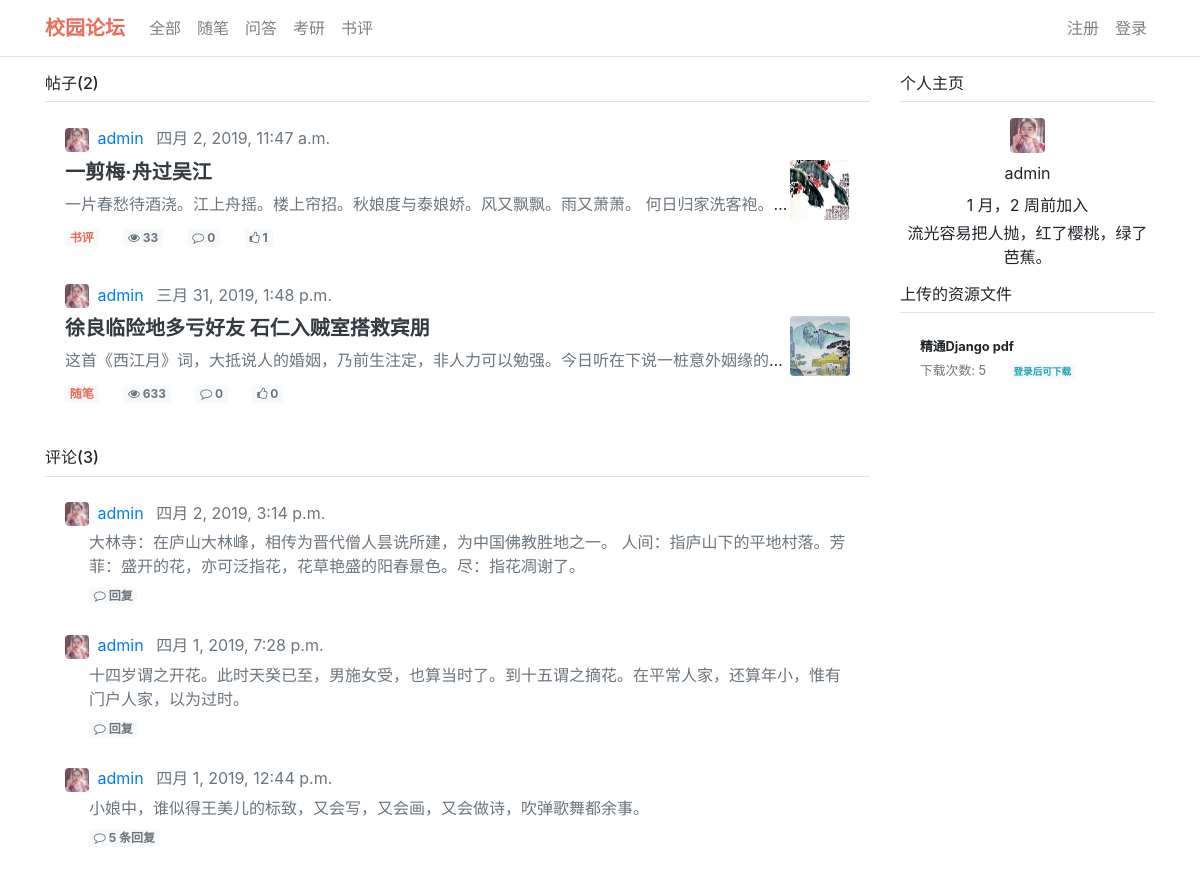
Screenshot of /user/home/2/ with the database file from the repository.
### posts/models.py (models this page shows, shortened)
class Topic(models.Model):
    title = models.CharField(max_length=32, verbose_name='板块名')
    user = models.ForeignKey(settings.AUTH_USER_MODEL, on_delete=models.CASCADE,
                             related_name='user_topics', verbose_name='版主')
    created = models.DateTimeField(auto_now_add=True, verbose_name='发布时间')
    class Meta:
        verbose_name = '版块'
        verbose_name_plural = verbose_name
        ordering = ('-created',)
    def get_absolute_url(self):
        return reverse('posts:topic-detail', args=[self.pk])
    def __str__(self):
        return self.title

class Post(models.Model):
    title = models.CharField(max_length=64, verbose_name='标题')
    content = models.TextField(verbose_name='内容')
    cover_image = models.ImageField(upload_to='image/post/cover/',
                                    blank=True, null=True, verbose_name='封面图(可选项)')
    user = models.ForeignKey(settings.AUTH_USER_MODEL, on_delete=models.CASCADE,
                             related_name='user_posts', verbose_name='作者')
    topic = models.ForeignKey('Topic', on_delete=models.CASCADE, related_name='topic_posts',
                              null=True, blank=True, verbose_name='所属版块(可选项)')
    src_url = models.CharField(max_length=200, blank=True, null=True, verbose_name='原文链接(可选项)')
    like_users = models.ManyToManyField(settings.AUTH_USER_MODEL, blank=True,
                                        related_name='like_posts', verbose_name='点赞的用户')
    like_count = models.PositiveIntegerField(default=0, verbose_name='点赞数')
    view_count = models.PositiveIntegerField(default=0, verbose_name='浏览量')
    is_sticky = models.BooleanField(default=False, verbose_name='是否顶置')
    created = models.DateTimeField(auto_now_add=True, verbose_name='发布时间')
    def get_absolute_url(self):
        return reverse('posts:post-detail', args=[self.pk])
    def get_review_count(self):
        return self.post_reviews.count()
    class Meta:
        verbose_name = '帖子'
        verbose_name_plural = verbose_name
        ordering = ('-is_sticky','-created')

### users/models.py (models this page shows)
class UserProfile(AbstractUser):
    nickname = models.CharField(max_length=32,
                                blank=True, null=True,
                                verbose_name='昵称')
    signature = models.CharField(max_length=128,
                                 blank=True, null=True,
                                 verbose_name='个性签名',
                                 default='这家伙很懒，什么都没有留下！')
    avatar = models.ImageField(upload_to='image/user/avatar', blank=True,
                               default='image/default_avatar.png', verbose_name='头像')
    class Meta:
        verbose_name = '用户'
        verbose_name_plural = verbose_name
    def get_absolute_url(self):
        return reverse('users:user-home', args=[self.pk])
    def __str__(self):
        if self.nickname:
            return self.nickname
        else:
            return self.username

### reviews/models.py (models this page shows, shortened)
class Review(models.Model):
    content = models.TextField(verbose_name='内容')
    post = models.ForeignKey(Post, on_delete=models.CASCADE,
                             related_name='post_reviews',
                             verbose_name='所属帖子')
    user = models.ForeignKey(settings.AUTH_USER_MODEL,
                             on_delete=models.CASCADE,
                             related_name='user_reviews',
                             verbose_name='用户')
    like_users = models.ManyToManyField(settings.AUTH_USER_MODEL, blank=True,
                                        related_name='like_reviews',
                                        verbose_name='点赞的用户')
    like_count = models.PositiveIntegerField(default=0, verbose_name='点赞数')
    created = models.DateTimeField(auto_now_add=True, verbose_name='创建时间')
    class Meta:
        verbose_name = '评论'
        verbose_name_plural = verbose_name
        ordering = ('-created',)
    def get_absolute_url(self):
        return reverse('reviews:review-detail', args=[self.pk])
    def get_reply_count(self):
        return self.review_replies.count()

### resources/models.py (models this page shows, shortened)
class Resource(models.Model):
    title = models.CharField(max_length=64, verbose_name='资源文件名')
    src = models.FileField(upload_to='resources/file', verbose_name='资源文件')
    download_count = models.PositiveIntegerField(default=0, verbose_name='下载次数')
    user = models.ForeignKey(settings.AUTH_USER_MODEL,
                             on_delete=models.CASCADE,
                             related_name='user_resources',
                             verbose_name='上传者')
    created = models.DateTimeField(auto_now_add=True, verbose_name='上传时间')
    class Meta:
        verbose_name = '资源文件'
        verbose_name_plural = verbose_name
        ordering = ('-created', )

### users/views.py (the view)
# urls.py: path('home/<int:user_id>/', UserHome.as_view(), name='user-home'),
class UserHome(View):
    def get(self, request, user_id):
        user = get_object_or_404(UserProfile, id=int(user_id))
        posts = user.user_posts.all()
        reviews = user.user_reviews.all()
        replies = user.user_replies.all()
        resources = user.user_resources.all()
        return render(request, 'users/home.html', {
            'user': user,
            'posts': posts,
            'reviews': reviews,
            'replies': replies,
            'resources': resources,
        })

### posts/templatetags/post_tags.py (called while the page is built)
@register.simple_tag
def get_topic_list():
    return Topic.objects.all().order_by('created')

### templates/users/home.html (shortened to what this page needs)
{% extends 'base.html' %}
{% block content %}
    <div class="row mb-5">
        <div class="col-md-9">
            <h6 class="border-bottom border-gray pb-2">帖子({{ posts.count }})</h6>
            <div class="user-post-list">
                {% include 'posts/list-home.html' with posts=posts %}
            </div>
            <h6 class="border-bottom border-gray pb-2 mt-4">评论({{ reviews.count }})</h6>
            <div class="user-post-list">
                {% include 'reviews/review-list-home.html' with reviews=reviews %}
            </div>
        </div>
        <div class="col-md-3">
            <h6 class="border-bottom border-gray pb-2">个人主页</h6>
            <div class="user-info text-center">
                <div class="mt-3">
                    <img class="user-avatar-post rounded" src="{{ user.avatar.url }}" alt="">
                </div>
                <div class="mt-2">
                    <span>{{ user }}</span>
                </div>
                <div class="mt-2">
                    <span>{{ user.date_joined|timesince }}前加入</span>
                </div>
                <div class="mt-1">
                    <span>{{ user.signature }}</span>
                </div>
            </div>
            <h6 class="border-bottom border-gray pb-2 mt-3">上传的资源文件</h6>
            <div class="list-group list-group-flush">
                {% for resource in resources %}
                    {% include 'resources/hot-item.html' with resource=resource %}
                {% endfor %}
            </div>
        </div>
    </div>
{% endblock %}

### templates/base.html (shortened to what this page needs)
<!DOCTYPE html>
{% load static %}
{% load staticfiles %}
{% load post_tags %}
<html lang="zh-cn">
	<head>
    	<link rel="stylesheet" href="{% static 'css/bootstrap.min.css' %}" />
        <link href="{% static 'css/font-awesome.min.css' %}" rel='stylesheet'>
        <link href="{% static 'css/animate.min.css' %}" rel='stylesheet'>
    	<link rel="stylesheet" href="{% static 'css/app.css' %}" />
	</head>
	<body class="">
		<nav class="navbar navbar-expand-xl navbar-light bg-white fixed-top border border-left-0 border-right-0 border-top-0 border-gery">
			<div class="container">
                <a class="navbar-brand" href="{% url 'index' %}"> <strong class="text-red">校园论坛</strong> </a>
			  	<div class="collapse navbar-collapse" id="navbarSupportedContent">
                    <ul class="navbar-nav mr-auto">
                        <li class="nav-item">
                            <a class="nav-link"
                               href="{% url 'index' %}">
                                <span class="{% ifequal 'index' current_page %} text-red {% endifequal %}">
                                     全部
                                </span>
                            </a>
                        </li>
                        {% get_topic_list as topics %}
                        {% for topic in topics %}
                            <li class="nav-item">
                                <a class="nav-link"
                                   href="{{ topic.get_absolute_url }}">
                                    <span class="{% ifequal topic.id topic_id %} text-red {% endifequal %}">
                                         {{ topic }}
                                    </span>
                                </a>
                            </li>
                        {% endfor %}
                    </ul>
                    <form class="form-inline my-2 my-lg-0">
                        <ul class="navbar-nav mr-auto">
                             {% if request.user.is_authenticated %}
                              <li class="nav-item dropdown mr-3">
                                <a class="nav-link dropdown-toggle" href="" id="navbarDropdown" role="button" data-toggle="dropdown" aria-haspopup="true" aria-expanded="false">
                                    <img class="user-avatar-nav rounded" src="{{ request.user.avatar.url }}" alt="avatar" />
                                </a>
                                <div class="dropdown-menu" aria-labelledby="navbarDropdown">
                                    <a  class="dropdown-item" href="{{ request.user.get_absolute_url }}"><i class="fa fa-user-o" aria-hidden="true"></i> 个人主页</a>
                                    <a href="javascript:void(0)" class="dropdown-item logout"><i class="fa fa-sign-out" aria-hidden="true"></i> 退出登录</a>
                                </div>
                              </li>
                             <a href="{% url 'posts:add-post' %}"
                                class="btn btn-outline-danger pt-2">
                                <i class="fa fa-pencil" aria-hidden="true"></i> 发帖子
                             </a>
                          {% else %}
                             <li class="nav-item">
                                <a class="nav-link" href="{% url 'users:user-register' %}">
                                    <span class="{% ifequal 'register' current_page %} text-red {% endifequal %}">
                                        注册
                                    </span>
                                </a>
                             </li>
                            <li class="nav-item">
                                <a class="nav-link" href="{% url 'users:user-login' %}">登录</a>
                            </li>
                          {% endif %}
                       </ul>
                    </form>
			    </div>
			</div>
		</nav>
		<div class="main container" style="margin-top:74px">
            {% block content %}
            {% endblock %}
		</div>
	</body>
</html>

### templates/posts/list-home.html
<div class="list-group list-group-flush">
    {% for post in posts %}
        {% include 'posts/item-home.html' with post=post %}
    {% endfor %}
</div>

### templates/posts/item-home.html
{% load staticfiles %}
<li class="list-group-item mt-1 border-0">
    <div class="post-{{ post.id }}">
        <div class="user-info m-auto text-muted">
            <img class="user-avatar-nav rounded" src="{{ post.user.avatar.url }}" alt="avatar">
            <a href="{{ post.user.get_absolute_url }}">
                <span class="ml-1 mr-2 mt">{{ post.user }}</span>
            </a>
            <span class="">{{ post.created }}</span>
        </div>
        <div class="post-info">
            <div class="d-flex">
                <div class="post-content text-truncate">
                    <h5 class="mt-2 mb-2 text-dark">
                        <a href="{{ post.get_absolute_url }}" class="text-dark">
                           <strong> {{ post.title }}</strong>
                        </a>
                    </h5>
                    <span class="text-muted">
                        {{ post.content }}
                    </span>
                </div>
                <div class="float-right mt-2">
                    {% if post.cover_image %}
                        <img class="img-responsive rounded" style="height: 60px; width: 60px" src="{{ post.cover_image.url }}" alt="">
                    {% endif %}
                </div>
            </div>
        </div>
        <div class="post-meta mt-1 mb-2">
            {% if post.topic %}
                <a href="{{ post.topic.get_absolute_url }}" class="text-red card-link badge badge-light">{{ post.topic }}</a>
            {% endif %}
            <a class="card-link  badge badge-light text-muted">
                <i class="fa fa-eye" aria-hidden="true"></i> {{ post.view_count }}
            </a>
            <a class="card-link badge badge-light text-muted">
                <i class="fa fa-comment-o" aria-hidden="true"></i> {{ post.get_review_count }}
            </a>
            <a class="card-link badge badge-light text-muted">
                <i class="fa fa-thumbs-o-up" aria-hidden="true"></i> {{ post.like_count }}
            </a>
        </div>
    </div>
</li>

### templates/reviews/review-list-home.html
<div class="list-group list-group-flush">
    {% for review in reviews %}
        {% include 'reviews/review-item-home.html' with review=review %}
    {% endfor %}
</div>

### templates/reviews/review-item-home.html (shortened to what this page needs)
{% load staticfiles %}
{% load review_tags %}
<li class="list-group-item mt-1 border-0">
    <div class="review-{{ review.id }}">
        <div class="user-info m-auto text-muted">
            <img class="user-avatar-nav rounded" src="{{ review.user.avatar.url }}" alt="avatar">
            <a href="{{ review.user.get_absolute_url }}">
                <span class="ml-1 mr-2 mt">{{ review.user }}</span>
            </a>
            <span class="">{{ review.created }}</span>
        </div>
        <div class="review-info">
            <div class="review-content ml-4 mt-1">
                <span class="text-muted">
                    {{ review.content }}
                </span>
            </div>
            <div class="review-meta mt-1 ml-4">
                <span class="text-muted">
                    <a target="_blank" href="{{ review.get_absolute_url }}" class="card-link badge badge-light text-muted">
                        <i class="fa fa-comment-o" aria-hidden="true"></i>
                        {% if review.get_reply_count %}
                            {{ review.get_reply_count }} 条回复
                        {% else %}
                            回复
                        {% endif %}
                    </a>
                </span>
            </div>
        </div>
    </div>
</li>

### templates/resources/hot-item.html
<li class="list-group-item mt-1 border-0">
    <div class="resource-{{ resource.id }}">
        <div class="d-flex justify-content-between small">
            <span><strong>{{ resource.title }}</strong></span>
        </div>
        <div class="small mt-1">
            <span class="text-muted card-link">
               下载次数: <span id="download-count">{{ resource.download_count }}</span>
            </span>
            {% if request.user.is_authenticated %}
                <span class="card-link text-muted">
                    <a href="{{ resource.src.url }}" download="" data-rid="{{ resource.id }}"
                       class="badge badge-light text-success download">下载</a>
                </span>
            {% else %}
                <span class="card-link text-muted">
                    <a href="{% url 'users:user-login' %}" class="badge badge-light text-info">登录后可下载</a>
                </span>
            {% endif %}
        </div>
    </div>
</li>

### static/css/app.css (style rules this page uses)
.user-avatar-nav { width: 24px; height: 24px; }
.user-avatar-post { width: 35px; height: 35px; }
.text-red { color: #ea6f5a; }

### rows the page displays
Topic: title "随笔"
Topic: title "问答"
Topic: title "考研"
Topic: title "书评"
UserProfile: count "2", count "3", avatar (picture), nickname+username "admin", date_joined "1 月，2 周", signature "流光容易把人抛，红了樱桃，绿了芭蕉。"
Post: user.avatar (picture), user "admin", created "四月 2, 2019, 11:47 a.m.", title "一剪梅·舟过吴江", content "一片春愁待酒浇。江上舟摇。楼上帘招。秋娘度与泰娘娇。风又飘飘。雨又萧萧。 何日归家洗客袍。…", cover_image (picture), topic "书评", view_count "33", get_review_count "0", like_count "1"
Post: user.avatar (picture), user "admin", created "三月 31, 2019, 1:48 p.m.", title "徐良临险地多亏好友 石仁入贼室搭救宾朋", content "这首《西江月》词，大抵说人的婚姻，乃前生注定，非人力可以勉强。今日听在下说一桩意外姻缘的…", cover_image (picture), topic "随笔", view_count "633", get_review_count "0", like_count "0"
Review: user.avatar (picture), user "admin", created "四月 2, 2019, 3:14 p.m.", content "大林寺：在庐山大林峰，相传为晋代僧人昙诜所建，为中国佛教胜地之一。 人间：指庐山下的平地村落。芳菲：盛开的花，亦可泛指花，花草艳盛的阳春景色。尽：指花凋谢了。", shows "回复"
Review: user.avatar (picture), user "admin", created "四月 1, 2019, 7:28 p.m.", content "十四岁谓之开花。此时天癸已至，男施女受，也算当时了。到十五谓之摘花。在平常人家，还算年小，惟有门户人家，以为过时。", shows "回复"
Review: user.avatar (picture), user "admin", created "四月 1, 2019, 12:44 p.m.", content "小娘中，谁似得王美儿的标致，又会写，又会画，又会做诗，吹弹歌舞都余事。", get_reply_count "5"
Resource: title "精通Django pdf", download_count "5"
